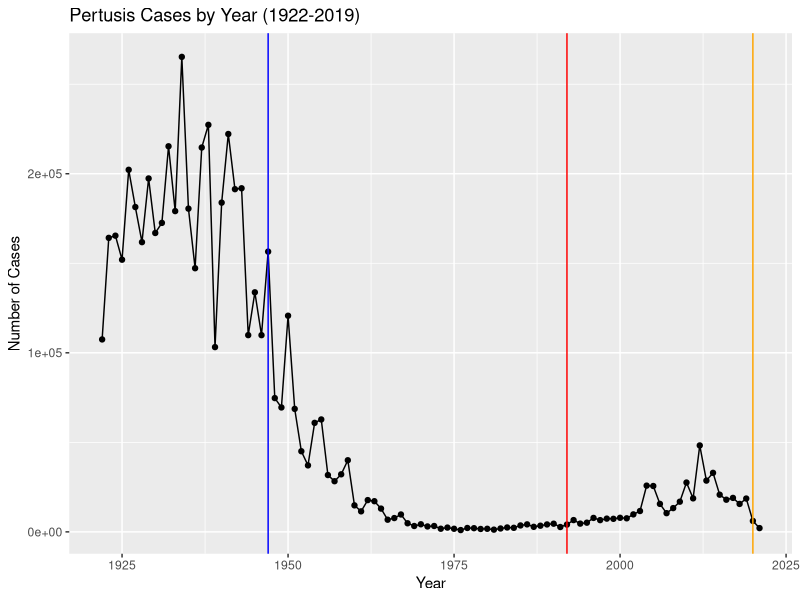

Recreate this plot in R. (Note: this script raises an error after producing the figure.)
## ---- chunk 1
cdc <- 
data.frame(
                          Year = c(1922L,
                                   1923L,1924L,1925L,1926L,1927L,1928L,
                                   1929L,1930L,1931L,1932L,1933L,1934L,1935L,
                                   1936L,1937L,1938L,1939L,1940L,1941L,
                                   1942L,1943L,1944L,1945L,1946L,1947L,1948L,
                                   1949L,1950L,1951L,1952L,1953L,1954L,
                                   1955L,1956L,1957L,1958L,1959L,1960L,
                                   1961L,1962L,1963L,1964L,1965L,1966L,1967L,
                                   1968L,1969L,1970L,1971L,1972L,1973L,
                                   1974L,1975L,1976L,1977L,1978L,1979L,1980L,
                                   1981L,1982L,1983L,1984L,1985L,1986L,
                                   1987L,1988L,1989L,1990L,1991L,1992L,1993L,
                                   1994L,1995L,1996L,1997L,1998L,1999L,
                                   2000L,2001L,2002L,2003L,2004L,2005L,
                                   2006L,2007L,2008L,2009L,2010L,2011L,2012L,
                                   2013L,2014L,2015L,2016L,2017L,2018L,
                                   2019L,2020L,2021L),
  No..Reported.Pertussis.Cases = c(107473,
                                   164191,165418,152003,202210,181411,
                                   161799,197371,166914,172559,215343,179135,
                                   265269,180518,147237,214652,227319,103188,
                                   183866,222202,191383,191890,109873,
                                   133792,109860,156517,74715,69479,120718,
                                   68687,45030,37129,60886,62786,31732,28295,
                                   32148,40005,14809,11468,17749,17135,
                                   13005,6799,7717,9718,4810,3285,4249,
                                   3036,3287,1759,2402,1738,1010,2177,2063,
                                   1623,1730,1248,1895,2463,2276,3589,
                                   4195,2823,3450,4157,4570,2719,4083,6586,
                                   4617,5137,7796,6564,7405,7298,7867,
                                   7580,9771,11647,25827,25616,15632,10454,
                                   13278,16858,27550,18719,48277,28639,
                                   32971,20762,17972,18975,15609,18617,6124,
                                   2116)
)

## ---- chunk 2
head(cdc)
## ---- chunk 3
library(ggplot2)
## ---- chunk 4
ggplot(cdc) +
  aes(Year,No..Reported.Pertussis.Cases) +
  geom_point() +
  geom_line() +      
  geom_vline(xintercept=1947, col = "blue")+
  geom_vline(xintercept=1992, col = "red")+
  geom_vline(xintercept=2020, col = "orange")+
  
  labs(title = "Pertusis Cases by Year (1922-2019)", 
       x = "Year", 
       y = "Number of Cases")

## ---- chunk 5
library(jsonlite)

subject <- read_json("http://cmi-pb.org/api/subject", 
                     simplifyVector = TRUE) 
head (subject)
## ---- chunk 6
table(subject$infancy_vac)
## ---- chunk 7
table(subject$biological_sex)
## ---- chunk 8
table(subject$race, subject$biological_sex) 
## ---- chunk 9
subject$year_of_birth
## ---- chunk 10
library(lubridate)
## ---- chunk 11
today()
## ---- chunk 12
today() - ymd("2000-01-01")
## ---- chunk 13
time_length( today() - ymd("2001-09-21"),  "years")
## ---- chunk 14
# Use todays date to calculate age in days
subject$age <- today() - ymd(subject$year_of_birth)
## ---- chunk 15
library(dplyr)

ap <- subject %>% filter(infancy_vac == "aP")
round (summary(time_length( ap$age, "years" ) ) )

## ---- chunk 16
# wP
wp <- subject %>% filter(infancy_vac  == "wP")
round(summary( time_length( wp$age, "years" ) ) )
## ---- chunk 17
int <- ymd(subject$date_of_boost) - ymd(subject$year_of_birth)
age_at_boost <- time_length(int, "year")
head(age_at_boost)
## ---- chunk 18
ggplot(subject) +
  aes(time_length(age, "year"),
      fill=as.factor(infancy_vac)) +
  geom_histogram(show.legend=FALSE) +
  facet_wrap(vars(infancy_vac), nrow=2) +
  xlab("Age in years")
## ---- chunk 19
specimen <- read_json("http://cmi-pb.org/api/specimen", simplifyVector = TRUE)
head(specimen)
## ---- chunk 20
meta <- inner_join(subject, specimen)
dim(meta)
head(meta)
## ---- chunk 21
ab_titler <- read_json("http://cmi-pb.org/api/v4/plasma_ab_titer", simplifyVector = TRUE)
head(ab_titler)
## ---- chunk 22
abdata <- inner_join(ab_titler, meta)
head(abdata)
## ---- chunk 23
table(abdata$isotype)
## ---- chunk 24
table(abdata$dataset)
## ---- chunk 25
table(abdata$antigen)
## ---- chunk 26
ggplot(abdata)+
  aes(MFI, antigen)+
  geom_boxplot()
## ---- chunk 27
igg <- abdata %>% filter(isotype == "IgG")
head(igg)
## ---- chunk 28
ggplot(igg) +
  aes(MFI, antigen) +
  geom_boxplot() + 
    xlim(0,75) +
  facet_wrap(vars(visit), nrow=2)

## ---- chunk 29
ggplot(igg) +
  aes(MFI_normalised, antigen, col=infancy_vac ) +
  geom_boxplot(show.legend = FALSE) + 
  facet_wrap(vars(visit), nrow=2) +
  xlim(0,75) +
  theme_bw()
## ---- chunk 30
ggplot(igg) +
  aes(MFI_normalised, antigen, col=infancy_vac ) +
  geom_boxplot(show.legend = FALSE) + 
  facet_wrap(vars(visit), nrow=2) +
  xlim(0,75) +
  theme_bw()
## ---- chunk 31
igg %>% filter(visit != 8) %>%
ggplot() +
  aes(MFI_normalised, antigen, col=infancy_vac ) +
  geom_boxplot(show.legend = FALSE) + 
  xlim(0,75) +
  facet_wrap(vars(infancy_vac, visit), nrow=2)
## ---- chunk 32
filter(igg, antigen=="OVA") %>%
  ggplot() +
  aes(MFI_normalised, col=infancy_vac) +
  geom_boxplot(show.legend = FALSE) +
  facet_wrap(vars(visit)) +
  theme_bw()
## ---- chunk 33
filter(igg, antigen=="FIM2/3") %>%
  ggplot() +
  aes(MFI_normalised, col=infancy_vac) +
  geom_boxplot(show.legend = FALSE) +
  facet_wrap(vars(visit)) +
  theme_bw()
## ---- chunk 34
abdata.21 <- filter(abdata, dataset == "2021_dataset")
table(abdata.21$dataset)

## ---- chunk 35
abdata.21 %>% 
  filter(isotype == "IgG",  antigen == "PT") %>%
  ggplot() +
    aes(x=planned_day_relative_to_boost,
        y=MFI_normalised,
        col=infancy_vac,
        group=subject_id) +
    geom_point() +
    geom_line() +
    geom_vline(xintercept=0, linetype="dashed") +
    geom_vline(xintercept=14, linetype="dashed") +
  labs(title="2021 dataset IgG PT",
       subtitle = "Dashed lines indicate day 0 (pre-boost) and 14 (apparent peak levels)")
## ---- chunk 36
abdata.20 <- filter(abdata, dataset == "2020_dataset")
table(abdata.20$dataset)

abdata.20 %>% 
  filter(isotype == "IgG",  antigen == "PT") %>%
  ggplot() +
    aes(x=planned_day_relative_to_boost,
        y=MFI_normalised,
        col=infancy_vac,
        group=subject_id) +
    geom_point() +
    geom_line() +
    geom_vline(xintercept=0, linetype="dashed") +
    geom_vline(xintercept=14, linetype="dashed") +
  labs(title="2020 dataset IgG PT",
       subtitle = "Dashed lines indicate day 0 (pre-boost) and 14 (apparent peak levels)")
